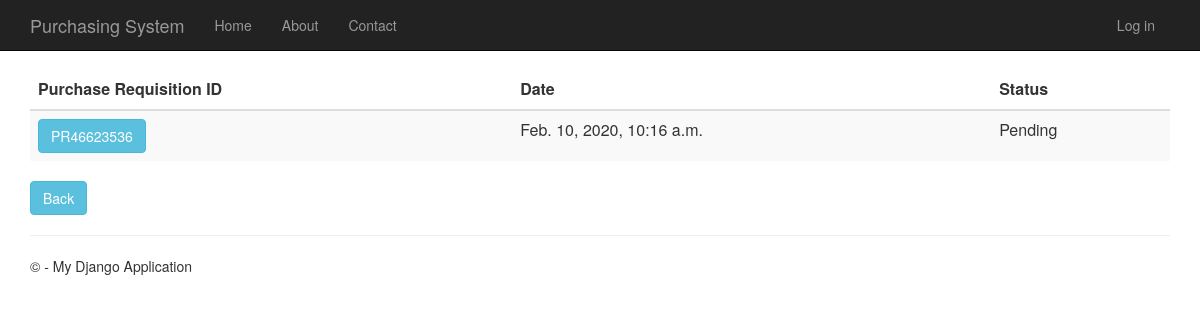
/purchaserequisitionhistory, run on an earlier commit of the app's database.
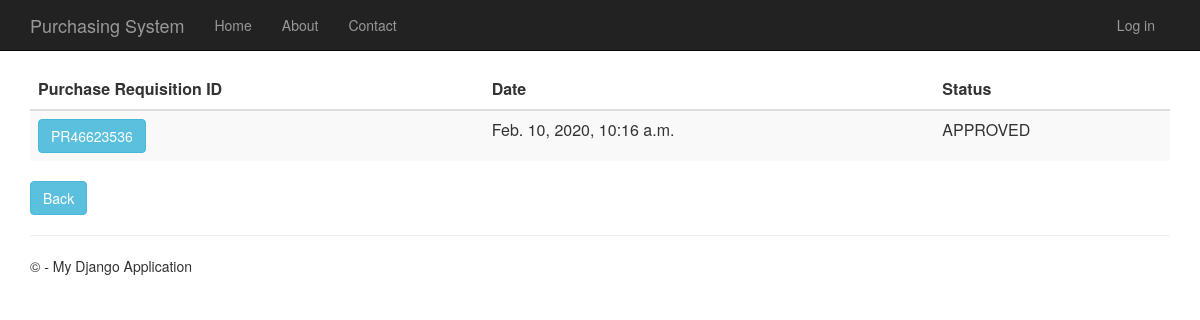
And on a later commit of the database.
### PurchaseRequisition/models.py (models this page shows)
class PurchaseRequisition(models.Model):
    pr_id= models.CharField(max_length=10, primary_key=True) #takes character
    description= models.TextField(null=True,default=None, blank=True)
    time_created= models.DateTimeField()
    total_price= models.DecimalField(max_digits=10, decimal_places=2, default=Decimal('0.00'))
    status= models.TextField(max_length=10, default="Pending")
    person_id = models.ForeignKey(Person)
    def __str__(self):
        return str(self.pr_id)

### PurchaseRequisition/views.py (the view)
# urls.py: url(r'^purchaserequisitionhistory', PurchaseRequisition.views.purchaserequisitionhistory, name="purchase_requisition_history"),
def purchaserequisitionhistory(request):
    purchase_requisitions = PurchaseRequisition.objects.all()
    print(purchase_requisitions)
    context = {
            'title':'Purchase Requisition History',
            'rows':purchase_requisitions
        }
    return render(request,'PurchaseRequisition/purchaserequisitionhistory.html',context)

### PurchaseRequisition/templates/PurchaseRequisition/purchaserequisitionhistory.html
﻿{% extends "app/layout.html" %}
{% block content %}
<div class="purchaseorderhistory margintop" action="menu" >
    <form action="purchaserequisitionhistorydetails" method="GET">
        <table class="table table-striped margintop">
          <thead>
            <tr>
              <th scope="col">Purchase Requisition ID</th>
              <th scope="col">Date</th>
              <th scope="col">Status</th>
            </tr>
          </thead>
          <tbody>
              {% for r in rows %}
            <tr>
                 <td><button type="submit" name="pr_id" value="{{r.pr_id}}" class="btn btn-info" >{{r.pr_id}}</button></td>
                 <td>{{r.time_created}}</td>
                 <td>{{r.status}}</td>
            </tr>
              {% endfor %}
          </tbody>
        </table>
    </form>
       <form action="menu">
        <div class="margintop">
            <button type="submit" class="btn btn-info" >Back</button>
        </div>
    </form>
</div>
{% endblock %}

What changed in the data, as far as the page shows it:
changed PurchaseRequisition "PR46623536": status "Pending" → "APPROVED"
